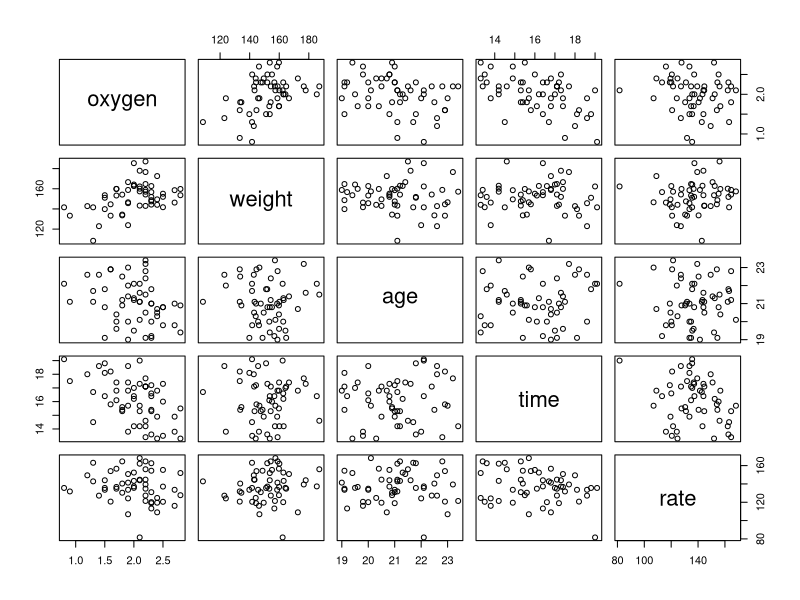
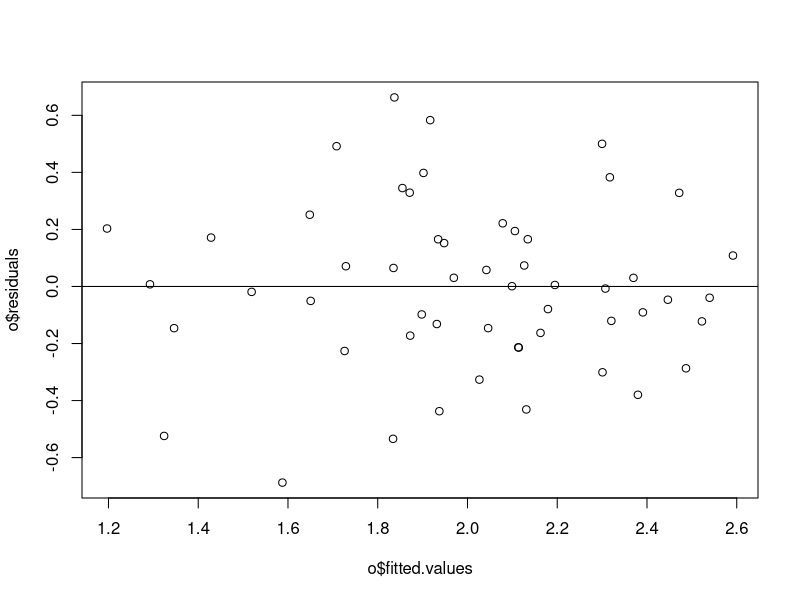
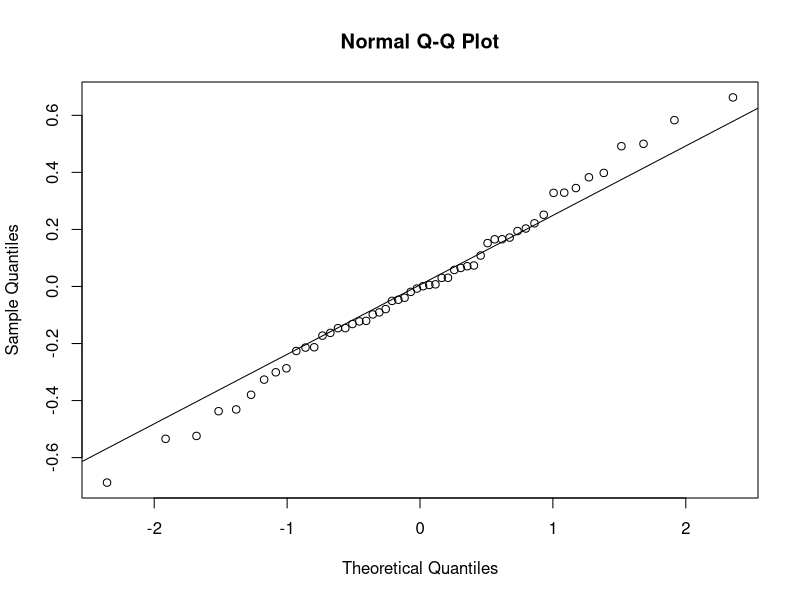

R code for these plots, in order:
 
## ST512 
## Author: Prof Ryan Martin (www4.stat.ncsu.edu/~rmartin)
## R code for Example 12.6 in Ott & Longnecker

# Read in data

fitness <- read.table(file="data/example_12-6.txt", header=TRUE)
print(fitness)

# Pairwise investigations

plot(fitness)
cor(fitness)

# Multiple linear regression model

o <- lm(oxygen ~ weight + age + time + rate, data=fitness)
summary(o)
anova(o)

# Plots to evaluate model assumptions

plot(o$residuals ~ o$fitted.values); abline(h=0)
qqnorm(o$residuals); qqline(o$residuals)
